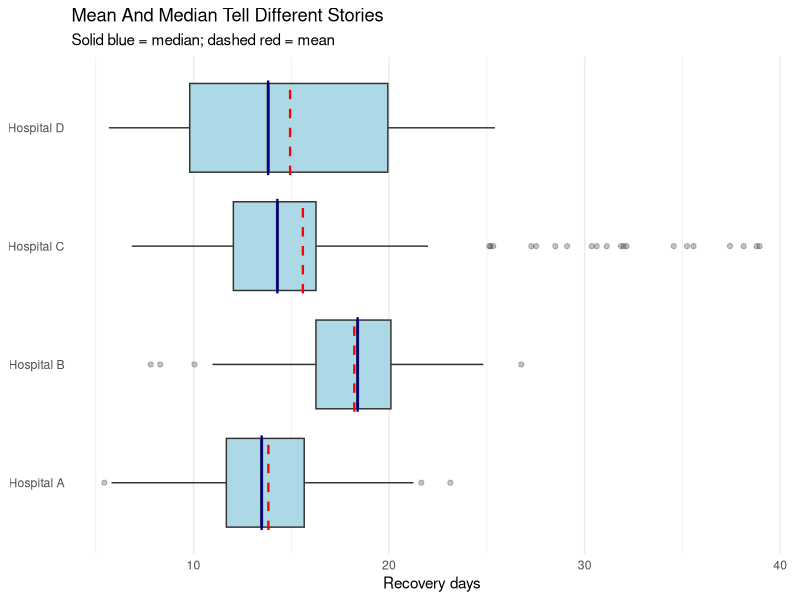
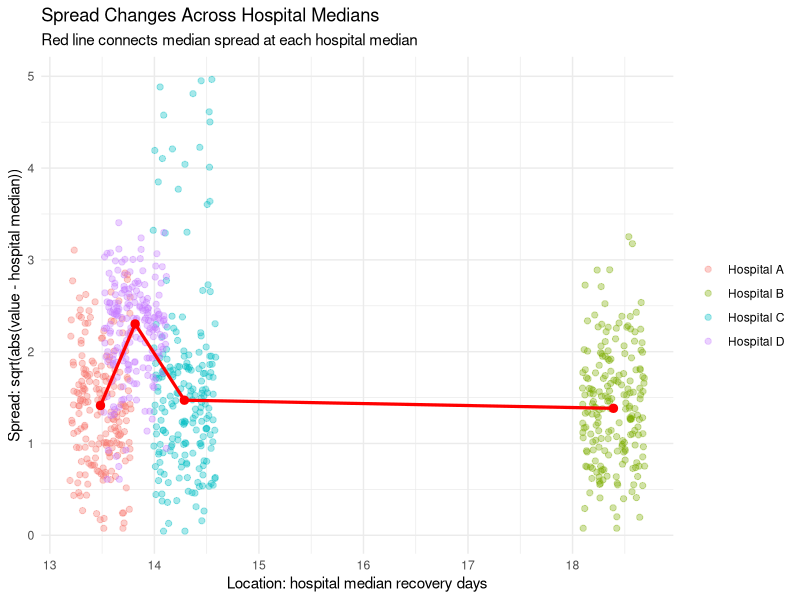
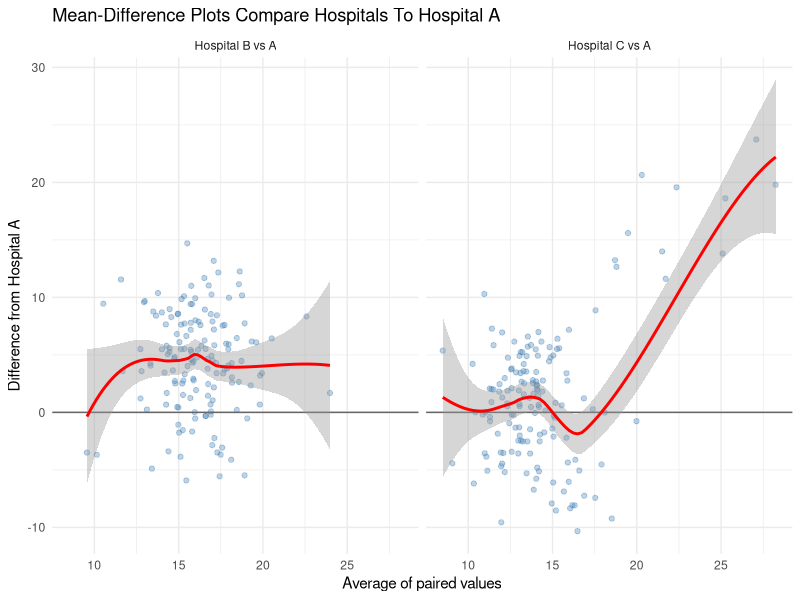
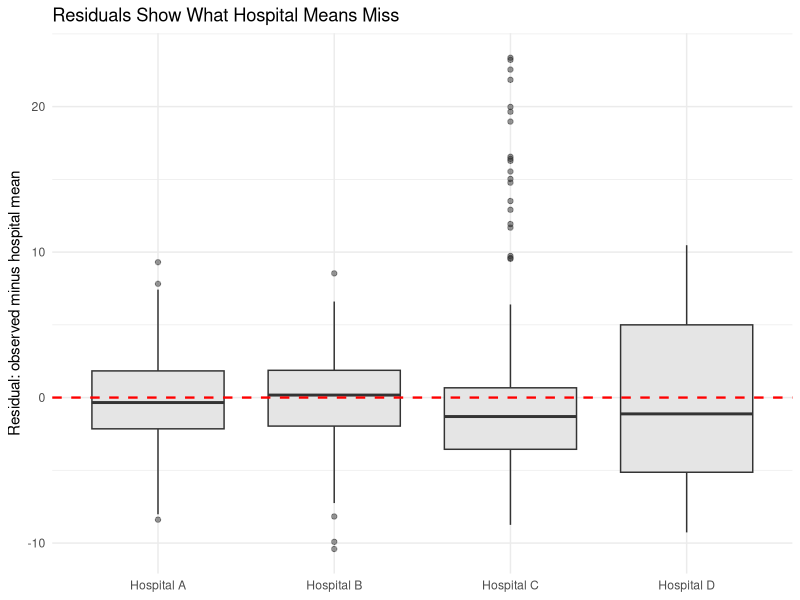
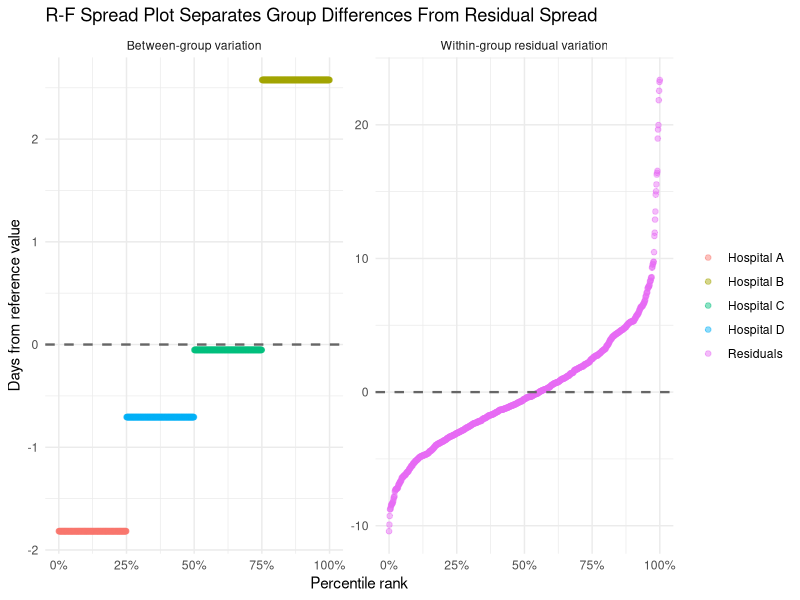

The R source for these figures, in order:
## ---- chunk 1
#| include: false
library(dplyr)
library(ggplot2)
library(tidyr)
## ---- chunk 2
set.seed(1234)

hospital_a <- rnorm(200, mean = 14, sd = 3)
hospital_b <- rnorm(200, mean = 18, sd = 3)
hospital_c <- c(rnorm(180, mean = 14, sd = 2.5), runif(20, min = 25, max = 40))
hospital_d <- c(rnorm(100, mean = 10, sd = 2), rnorm(100, mean = 20, sd = 2))

recovery_data <- data.frame(
  hospital = rep(c("Hospital A", "Hospital B", "Hospital C", "Hospital D"), each = 200),
  recovery_days = c(hospital_a, hospital_b, hospital_c, hospital_d)
)

location_summary <- recovery_data |>
  group_by(hospital) |>
  summarize(
    mean = mean(recovery_days),
    median = median(recovery_days),
    q25 = quantile(recovery_days, 0.25),
    q75 = quantile(recovery_days, 0.75),
    n = n(),
    .groups = "drop"
  ) |>
  mutate(
    iqr = q75 - q25,
    y_num = as.numeric(factor(hospital)),
    ymin = y_num - 0.4,
    ymax = y_num + 0.4
  )

location_summary |>
  mutate(across(where(is.numeric), ~ round(.x, 1)))
## ---- chunk 3
#| fig-height: 5
ggplot(recovery_data, aes(x = recovery_days, y = hospital)) +
  geom_boxplot(outlier.alpha = 0.3, fill = "lightblue") +
  geom_segment(
    data = location_summary,
    aes(x = mean, xend = mean, y = ymin, yend = ymax),
    color = "red",
    linetype = "dashed",
    linewidth = 0.8
  ) +
  geom_segment(
    data = location_summary,
    aes(x = median, xend = median, y = ymin, yend = ymax),
    color = "darkblue",
    linewidth = 0.8
  ) +
  labs(
    title = "Mean And Median Tell Different Stories",
    subtitle = "Solid blue = median; dashed red = mean",
    x = "Recovery days",
    y = NULL
  ) +
  theme_minimal() +
  theme(panel.grid.major.y = element_blank())
## ---- chunk 4
spread_location_data <- recovery_data |>
  group_by(hospital) |>
  mutate(
    group_median = median(recovery_days),
    spread = sqrt(abs(recovery_days - group_median))
  ) |>
  ungroup()
## ---- chunk 5
#| fig-height: 5
ggplot(spread_location_data, aes(x = group_median, y = spread, color = hospital)) +
  geom_jitter(width = 0.3, alpha = 0.35, size = 1.8) +
  stat_summary(fun = median, geom = "line", color = "red", linewidth = 1.1, aes(group = 1)) +
  stat_summary(fun = median, geom = "point", color = "red", size = 2.5) +
  labs(
    title = "Spread Changes Across Hospital Medians",
    subtitle = "Red line connects median spread at each hospital median",
    x = "Location: hospital median recovery days",
    y = "Spread: sqrt(abs(value - hospital median))",
    color = NULL
  ) +
  theme_minimal()
## ---- chunk 6
set.seed(789)

hospital_b_pairs <- recovery_data |>
  filter(hospital == "Hospital B") |>
  slice_sample(n = 150) |>
  mutate(
    hospital_a_value = sample(recovery_data$recovery_days[recovery_data$hospital == "Hospital A"], size = 150, replace = TRUE),
    mean_value = (recovery_days + hospital_a_value) / 2,
    difference = recovery_days - hospital_a_value,
    comparison = "Hospital B vs A"
  )

hospital_c_pairs <- recovery_data |>
  filter(hospital == "Hospital C") |>
  slice_sample(n = 150) |>
  mutate(
    hospital_a_value = sample(recovery_data$recovery_days[recovery_data$hospital == "Hospital A"], size = 150, replace = TRUE),
    mean_value = (recovery_days + hospital_a_value) / 2,
    difference = recovery_days - hospital_a_value,
    comparison = "Hospital C vs A"
  )

comparison_pairs <- bind_rows(hospital_b_pairs, hospital_c_pairs)
## ---- chunk 7
#| fig-height: 5
ggplot(comparison_pairs, aes(x = mean_value, y = difference)) +
  geom_point(alpha = 0.35, color = "steelblue") +
  geom_hline(yintercept = 0, color = "gray40") +
  geom_smooth(method = "loess", se = TRUE, color = "red", linewidth = 1) +
  facet_wrap(vars(comparison), ncol = 2) +
  labs(
    title = "Mean-Difference Plots Compare Hospitals To Hospital A",
    x = "Average of paired values",
    y = "Difference from Hospital A"
  ) +
  theme_minimal()
## ---- chunk 8
residual_data <- recovery_data |>
  group_by(hospital) |>
  mutate(
    group_mean = mean(recovery_days),
    residual = recovery_days - group_mean
  ) |>
  ungroup()
## ---- chunk 9
#| fig-height: 5
ggplot(residual_data, aes(x = hospital, y = residual)) +
  geom_boxplot(fill = "gray90", outlier.alpha = 0.5) +
  geom_hline(yintercept = 0, linetype = "dashed", color = "red", linewidth = 0.8) +
  labs(
    title = "Residuals Show What Hospital Means Miss",
    x = NULL,
    y = "Residual: observed minus hospital mean"
  ) +
  theme_minimal()
## ---- chunk 10
rf_data <- residual_data |>
  mutate(
    fitted = group_mean,
    grand_mean = mean(recovery_days),
    fit_minus_mean = fitted - grand_mean
  )

fitted_panel <- rf_data |>
  arrange(fitted, recovery_days) |>
  mutate(percentile_rank = (row_number() - 1) / (n() - 1)) |>
  transmute(
    panel = "Between-group variation",
    percentile_rank,
    value = fit_minus_mean,
    hospital
  )

residual_panel <- rf_data |>
  arrange(residual) |>
  mutate(percentile_rank = (row_number() - 1) / (n() - 1)) |>
  transmute(
    panel = "Within-group residual variation",
    percentile_rank,
    value = residual,
    hospital = "Residuals"
  )

rf_plot_data <- bind_rows(fitted_panel, residual_panel)
## ---- chunk 11
#| fig-width: 10
#| fig-height: 5
ggplot(rf_plot_data, aes(x = percentile_rank, y = value, color = hospital)) +
  geom_point(alpha = 0.45, size = 1.6) +
  geom_hline(yintercept = 0, linetype = "dashed", color = "gray40", linewidth = 0.8) +
  facet_wrap(vars(panel), scales = "free_y", ncol = 2) +
  scale_x_continuous(labels = scales::label_percent()) +
  labs(
    title = "R-F Spread Plot Separates Group Differences From Residual Spread",
    x = "Percentile rank",
    y = "Days from reference value",
    color = NULL
  ) +
  theme_minimal()
